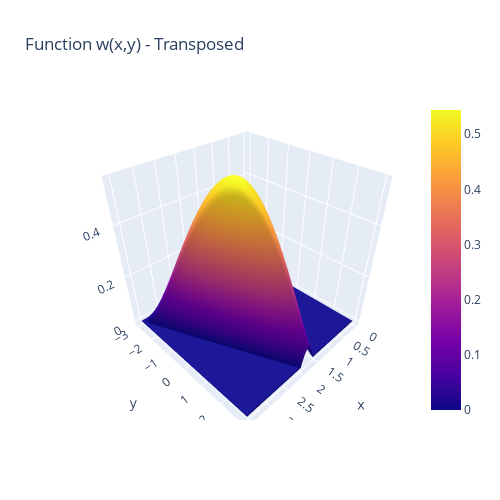

Write notebook code for a chart like this one.
### Code cell
import pandas as pd
import numpy as np
import plotly.graph_objects as go

# 读取数据并转置矩阵
data = pd.read_csv("/Users/intan/Downloads/超算test/task2/polus/resultfinal.csv")
data_transposed = data.T

# 获取矩阵形状，定义 x 和 y 的范围
shape0, shape1 = data_transposed.shape
x, y = np.linspace(0, 4, shape0), np.linspace(-3, 3, shape1)

# 绘制三维曲面图
fig = go.Figure(data=[go.Surface(z=data_transposed.values, x=x, y=y)])
fig.update_layout(title="Function w(x,y) - Transposed", autosize=False, width=500, height=500)
fig.show()

### Figure 1 — Plotly figure (JSON) as saved in the notebook; plotly's stock layout.template omitted (floating-point values rounded to 4 significant figures; data arrays with more than 128 entries replaced by an {"elided": "..."} marker saying what was removed)
{"data": [{"type": "surface", "x": {"elided": "181 float values"}, "y": {"elided": "160 float values"}, "z": {"elided": "181x160 float values"}}], "layout": {"autosize": false, "height": 500, "title": {"text": "Function w(x,y) - Transposed"}, "width": 500}}
